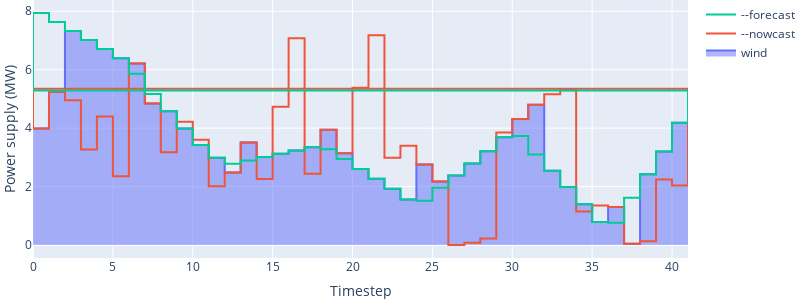

The notebook cell saved with this chart:
### Code cell
fig=plots.plot_device_profile(sim_result,simulator.optimiser,devs=['wind'],filename=None,include_forecasts=True)
fig.update_layout(autosize=False,width=800,height=300,margin=dict(l=0,r=0,t=0,b=0))

### Figure 1 — Plotly figure (JSON) as saved in the notebook; plotly's stock layout.template omitted (floating-point values rounded to 4 significant figures; data arrays with more than 128 entries replaced by an {"elided": "..."} marker saying what was removed)
{"data": [{"legendgroup": "wind", "line": {"color": "#636efa", "shape": "hv"}, "name": "wind", "stackgroup": "P", "type": "scatter", "x": [0, 1, 2, 3, 4, 5, 6, 7, 8, 9, 10, 11, 12, 13, 14, 15, 16, 17, 18, 19, 20, 21, 22, 23, 24, 25, 26, 27, 28, 29, 30, 31, 32, 33, 34, 35, 36, 37, 38, 39, 40, 41], "xaxis": "x", "y": [3.99, 5.246, 7.324, 7.015, 6.705, 6.395, 6.211, 4.848, 4.576, 3.986, 3.426, 2.991, 2.483, 3.512, 3.01, 3.124, 3.237, 3.35, 3.947, 3.139, 2.607, 2.269, 1.926, 1.557, 2.754, 2.173, 2.381, 2.794, 3.208, 3.689, 4.31, 4.801, 2.546, 1.991, 1.394, 0.7882, 1.3, 0.04629, 2.425, 3.206, 4.187, 5.289], "yaxis": "y"}, {"legendgroup": "wind", "line": {"color": "#EF553B", "shape": "hv"}, "name": "--nowcast", "type": "scatter", "x": {"elided": "924 int values"}, "xaxis": "x", "y": {"elided": "924 float values"}, "yaxis": "y"}, {"legendgroup": "wind", "line": {"color": "#00cc96", "shape": "hv"}, "name": "--forecast", "type": "scatter", "x": {"elided": "924 int values"}, "xaxis": "x", "y": {"elided": "924 float values"}, "yaxis": "y"}], "layout": {"autosize": false, "height": 300, "legend": {"traceorder": "reversed"}, "margin": {"b": 0, "l": 0, "r": 0, "t": 0}, "width": 800, "xaxis": {"anchor": "y", "domain": [0, 1], "title": {"text": "Timestep"}}, "yaxis": {"anchor": "x", "domain": [0, 1], "title": {"text": "Power supply (MW)"}}}}
